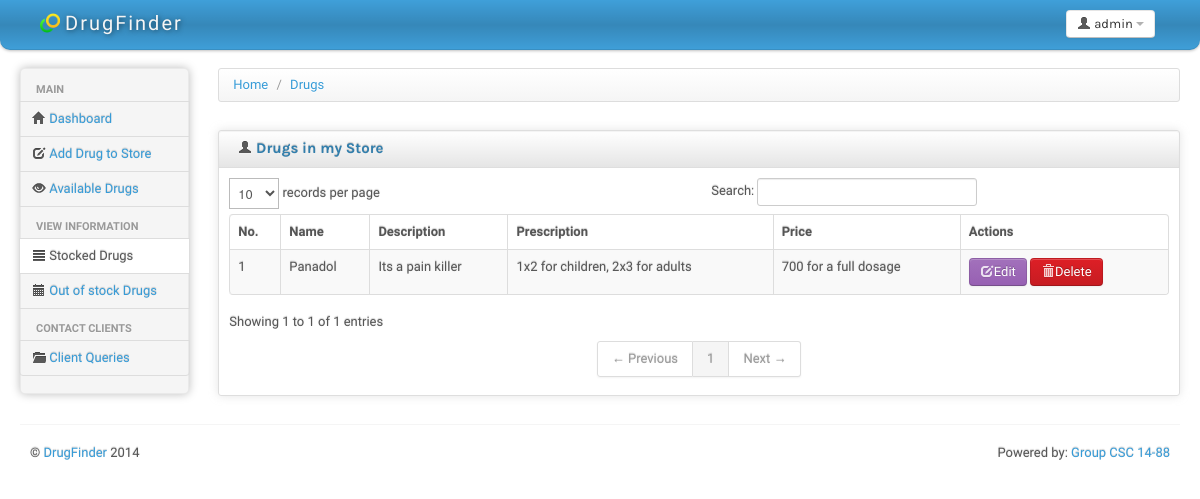
/my_drugs.php (signed in), run on an earlier commit of the app's database.
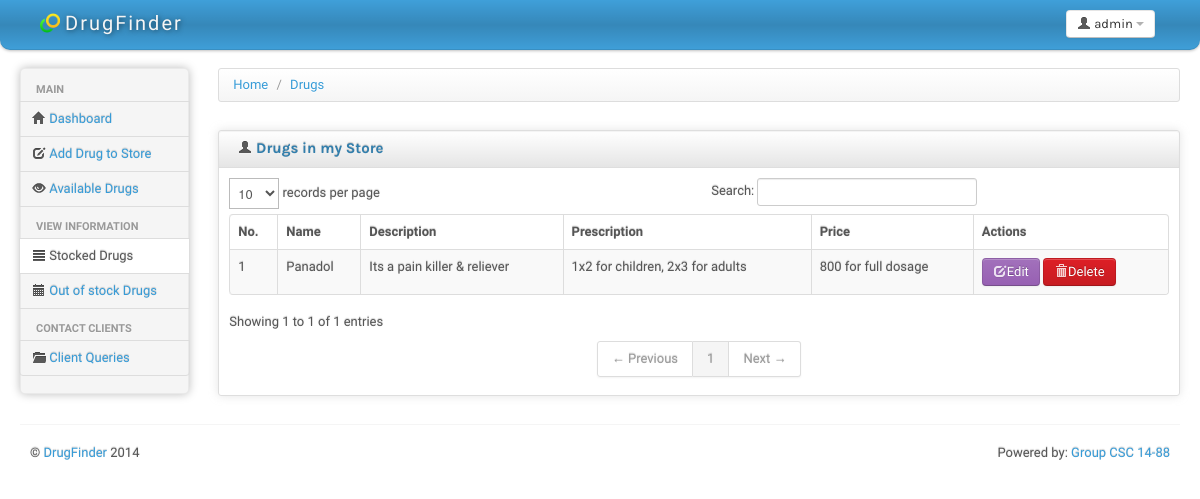
And on a later commit of the database.
### tables this page shows
CREATE TABLE IF NOT EXISTS `clinic_drug` (
  `clinicId` int(20) NOT NULL,
  `drugId` int(10) NOT NULL,
  `dosagePrice` text NOT NULL,
  `availability` varchar(12) NOT NULL DEFAULT 'Available',
  `dateAdded` timestamp NOT NULL DEFAULT CURRENT_TIMESTAMP
);

CREATE TABLE IF NOT EXISTS `drug` (
  `drugId` int(20) NOT NULL AUTO_INCREMENT,
  `drugName` varchar(50) NOT NULL,
  `drugDescription` text NOT NULL,
  `prescription` text NOT NULL,
  `whoAdded` int(10) NOT NULL,
  `dateAdded` timestamp NOT NULL DEFAULT CURRENT_TIMESTAMP,
  PRIMARY KEY (`drugId`)
);

### my_drugs.php (the view, shortened to what this page needs)
<?php
$clientId = $_SESSION['LOGIN_ID'];
include('include/header.php');
?>
			<div>
				<ul class="breadcrumb">
					<li>
						<a href="#">Home</a> <span class="divider">/</span>
					</li>
					<li>
						<a href="#">Drugs</a>
					</li>
				</ul>
			</div>
			<div class="row-fluid sortable">
				<div class="box span12">
					<div class="box-header well" data-original-title>
						<h2><i class="icon-user"></i> Drugs in my Store</h2>
					</div>
					<div class="box-content">
							<table class="table table-striped table-bordered bootstrap-datatable datatable">
						  <thead>
							  <tr>
								  <th>No.</th>
								  <th>Name</th>
								  <th>Description</th>
								  <th>Prescription</th>
								  <th>Price</th>
								  <th>Actions</th>
							  </tr>
						  </thead>
						  <tbody>
								<?php
								$select="select * from drug d inner join clinic_drug cd on d.drugId=cd.drugId and cd.availability='Available' and cd.clinicId='$clientId'";
								$i=1;
								$query = mysql_query($select) or die("cannot select data". mysql_error());
								while($result = mysql_fetch_array($query, MYSQL_ASSOC))
								{
								echo "<tr><td class='center'>".$i."</td>" ."<td class='center'>";
								echo $result['drugName']."</td><td>".$result['drugDescription']." </td><td>".$result['prescription']." </td>";
								echo "<td>".$result['dosagePrice']." </td>";
								echo "<td class='center'>";
								echo "<a class='btn btn-info' href='edit_drug.php?id=".$result['drugId']. "'><i class='icon-edit icon-white'></i>Edit</a> ";
								echo "<a class='btn btn-danger' href='delete_drug.php?id=".$result['drugId']. "'><i class='icon-trash icon-white'></i>Delete</a>";
								echo "</td>";
								echo "</tr>";
								$i++;
								}
								?>
						  </tbody>
					  </table>
					</div>
				</div>
			</div>
<?php include('include/footer.php'); ?>

What changed in the data, as far as the page shows it:
changed clinic_drug "Panadol": drugId.drugDescription "Its a pain killer" → "Its a pain killer & reliever"; dosagePrice "700 for a full dosage" → "800 for full dosage"
